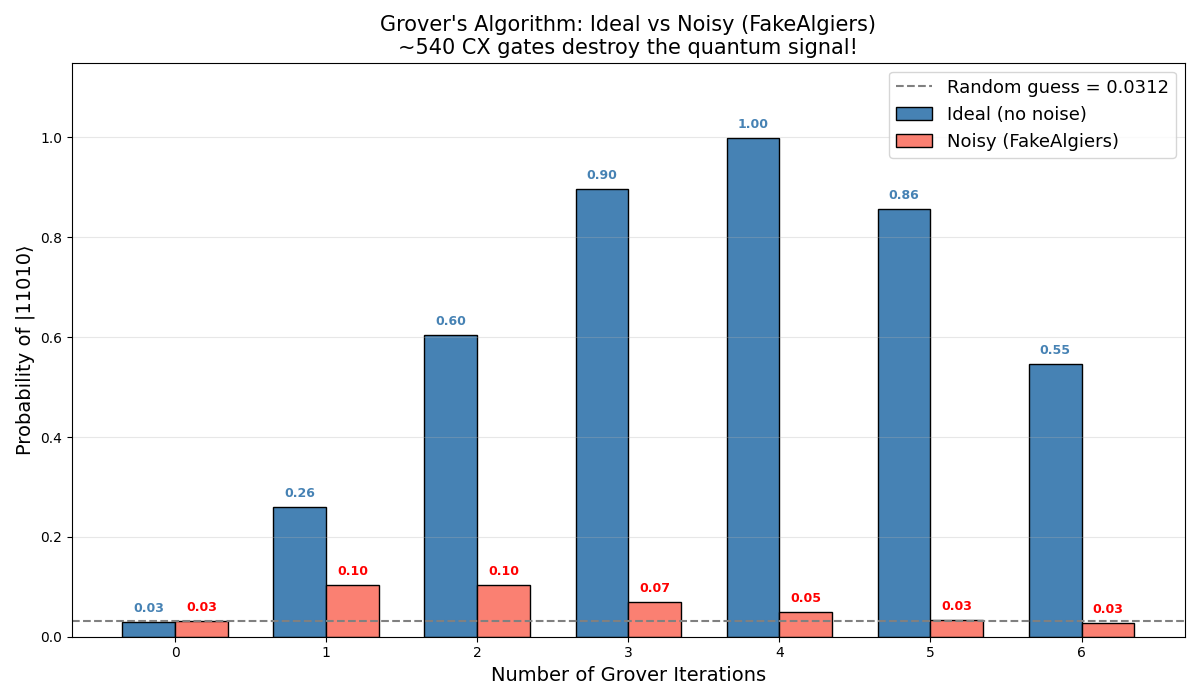

Recreate this plot in Python.
from Helper_Functions import Grover_oracle, Grover_operator
import numpy as np
import math
import matplotlib.pyplot as plt

from qiskit import QuantumCircuit
from qiskit.primitives import StatevectorSampler

marked_states = ["11010"]
target = marked_states[0]
oracle = Grover_oracle(marked_states)
operator = Grover_operator(oracle)

n = 5
M = len(marked_states)
N = 2 ** n
optimal_iterations = math.floor(math.pi / (4 * math.asin(math.sqrt(M / N))))

shots = 10000
iterations_to_test = range(0, optimal_iterations + 3)

# --- IDEAL (StatevectorSampler, no noise) ---
ideal_probs = []
ideal_sampler = StatevectorSampler()

for num_iters in iterations_to_test:
    qc = QuantumCircuit(n)
    qc.h(range(n))
    for _ in range(num_iters):
        qc.compose(operator, inplace=True)
    qc.measure_all()

    result = ideal_sampler.run([qc], shots=shots).result()
    counts = result[0].data.meas.get_counts()
    prob = counts.get(target, 0) / shots
    ideal_probs.append(prob)

# --- NOISY (your results) ---
noisy_probs = [0.0317, 0.1028, 0.1034, 0.0703, 0.0497, 0.0333, 0.0274]

# --- PLOT ---
fig, ax = plt.subplots(figsize=(12, 7))

x = list(iterations_to_test)
bar_width = 0.35

bars1 = ax.bar([i - bar_width/2 for i in x], ideal_probs, bar_width,
               color='steelblue', edgecolor='black', label='Ideal (no noise)')
bars2 = ax.bar([i + bar_width/2 for i in x], noisy_probs, bar_width,
               color='salmon', edgecolor='black', label='Noisy (FakeAlgiers)')

# Random guess line
ax.axhline(y=1/N, color='gray', linestyle='--', label=f'Random guess = {1/N:.4f}')

# Labels on bars
for bar, p in zip(bars1, ideal_probs):
    ax.text(bar.get_x() + bar.get_width()/2, p + 0.02, f'{p:.2f}',
            ha='center', fontsize=9, fontweight='bold', color='steelblue')
for bar, p in zip(bars2, noisy_probs):
    ax.text(bar.get_x() + bar.get_width()/2, p + 0.02, f'{p:.2f}',
            ha='center', fontsize=9, fontweight='bold', color='red')

ax.set_xlabel('Number of Grover Iterations', fontsize=14)
ax.set_ylabel(f'Probability of |{target}⟩', fontsize=14)
ax.set_title("Grover's Algorithm: Ideal vs Noisy (FakeAlgiers)\n"
             "~540 CX gates destroy the quantum signal!", fontsize=15)
ax.set_xticks(x)
ax.set_ylim(0, 1.15)
ax.legend(fontsize=13)
ax.grid(axis='y', alpha=0.3)

plt.tight_layout()
plt.savefig("noise.png")